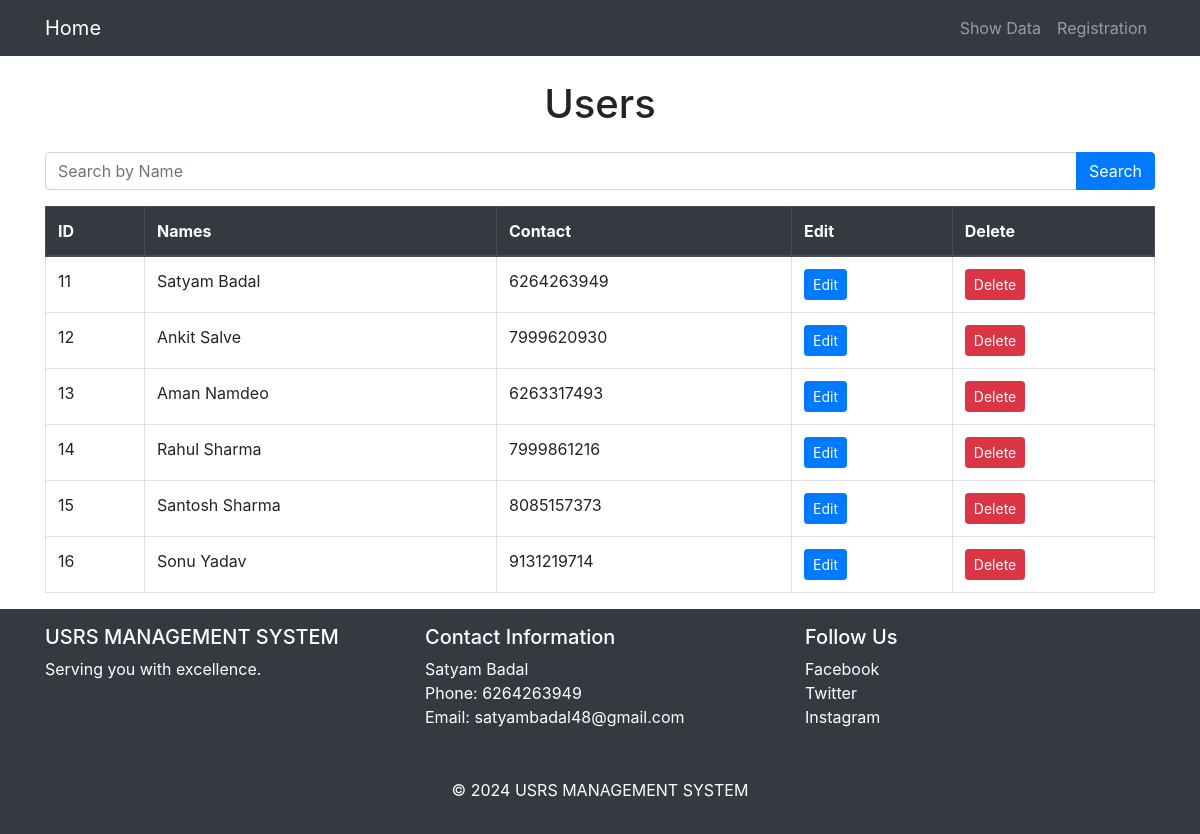
The app's page /showdata, older data.
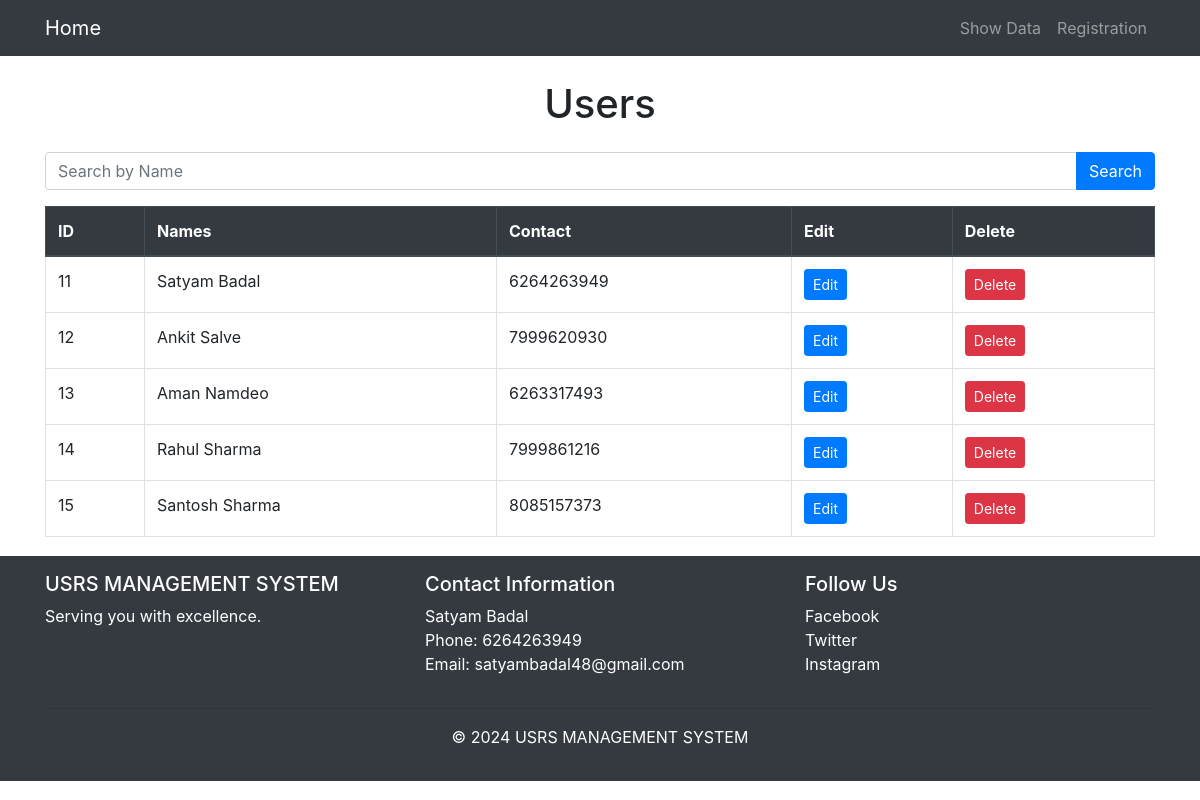
The same page, newer data.
### app/models.py (models this page shows, shortened)
class InfoModel(models.Model):
    Name = models.CharField(max_length=100)
    Phone = models.IntegerField()
    class Meta():
        verbose_name_plural = 'Student_List'

### app/views.py (the view)
# urls.py: path('showdata',ShowData,name='showdata'),
def ShowData(request):
    try:
        alldata = InfoModel.objects.all()
        data = {
            'alldata':alldata
        }
        return render(request,'show.html',data)
    except:
        return HttpResponse('CODE ERROR')

### templates/show.html (shortened to what this page needs)
{% extends 'base.html' %}
    {% block content %}
    <div class="container" style="max-height: auto; min-height: 500px;">
        <br/>
        <h1 class="text-center mb-4"> Users </h1>
        <form action="{% url 'search' %}" method="POST">
            <div class="input-group mb-3">
                <input type="text" name="names" class="form-control search-input" placeholder="Search by Name" aria-label="Search" aria-describedby="searchButton">
                <div class="input-group-append">
                    <button class="btn btn-primary" type="submit" id="searchButton">Search</button>
                </div>
            </div>
        </form>
        <table class="table table-bordered">
            <thead class="thead-dark">
                <tr>
                    <th>ID</th>
                    <th>Names</th>
                    <th>Contact</th>
                    <th>Edit</th>
                    <th>Delete</th>
                </tr>
            </thead>
            <tbody>
                {% for data in alldata %}
                <tr>
                    <td>{{ data.id }}</td>
                    <td>{{ data.Name }}</td>
                    <td>{{ data.Phone }}</td>
                    <td><a href="{% url 'edit' pk=data.id %}" class="btn btn-primary btn-sm">Edit</a></td>
                    <td><a href="{% url 'delete' pk=data.id %}" class="btn btn-danger btn-sm">Delete</a></td>
                </tr>
                {% endfor %}
            </tbody>
        </table>
    </div>
    {% endblock %}

Row changes from the older to the newer data that the page shows:
removed InfoModel: id "16", Name "Sonu Yadav", Phone "9131219714"
